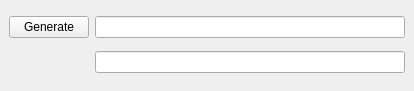
<?xml version="1.0" encoding="UTF-8"?>
<ui version="4.0">
 <class>MainWindow</class>
 <widget class="QMainWindow" name="MainWindow">
  <property name="geometry">
   <rect>
    <x>0</x>
    <y>0</y>
    <width>414</width>
    <height>91</height>
   </rect>
  </property>
  <property name="windowTitle">
   <string>Generator</string>
  </property>
  <widget class="QWidget" name="centralwidget">
   <layout class="QGridLayout" name="gridLayout">
    <item row="0" column="1">
     <widget class="QLineEdit" name="lineEdit"/>
    </item>
    <item row="0" column="0">
     <widget class="QPushButton" name="btn_generate">
      <property name="text">
       <string>Generate</string>
      </property>
     </widget>
    </item>
    <item row="1" column="1">
     <widget class="QLineEdit" name="lineEdit_2"/>
    </item>
   </layout>
  </widget>
 </widget>
 <resources/>
 <connections/>
</ui>
